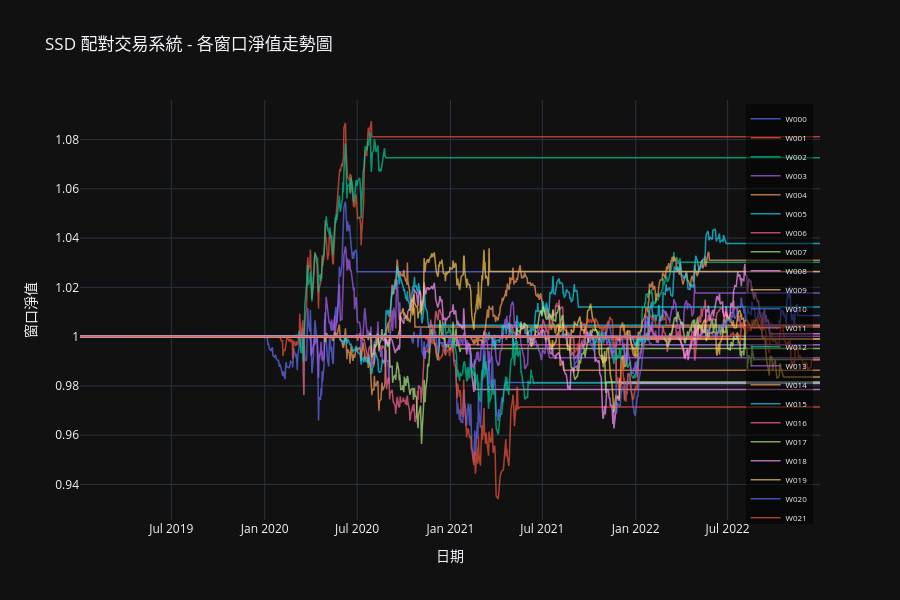

Write notebook code for a chart like this one.
### Markdown cell above
### 【窗口淨值走勢圖】
按交易窗口展示淨值變化，清晰呈現策略在不同滾動窗口期間的表現。

### Code cell
# ===== 窗口淨值走勢圖 =====
print("\n【第 6.2.6 步】繪製窗口淨值走勢圖...")

# 計算每個窗口的累積淨值
window_navs = {}
num_tranches = CAPITAL_TRANCHES
tranche_capital = INITIAL_CAPITAL / num_tranches

for col in pnl_df.columns:
    window_pnl = pnl_df[col]
    # 計算該窗口的累積報酬
    window_returns = window_pnl / tranche_capital
    window_nav = (1 + window_returns).cumprod()
    window_navs[col] = window_nav

# 繪製所有窗口的淨值曲線
fig_window_nav = go.Figure()

# 取顏色顏色列表
import plotly.express as px
colors = px.colors.qualitative.Plotly

for idx, (col, nav_series) in enumerate(window_navs.items()):
    color = colors[idx % len(colors)]
    
    fig_window_nav.add_trace(go.Scatter(
        x=nav_series.index,
        y=nav_series.values,
        mode='lines',
        name=col,
        line=dict(width=1.5),
        opacity=0.7,
        hovertemplate=f'{col}<br>日期: %{{x|%Y-%m-%d}}<br>淨值: %{{y:.4f}}<extra></extra>'
    ))

fig_window_nav.update_layout(
    title='SSD 配對交易系統 - 各窗口淨值走勢圖',
    xaxis_title='日期',
    yaxis_title='窗口淨值',
    height=600,
    template='plotly_dark',
    hovermode='x unified',
    legend=dict(
        orientation='v',
        yanchor='top',
        y=0.99,
        xanchor='right',
        x=0.99,
        bgcolor='rgba(0, 0, 0, 0.5)',
        font=dict(size=8)
    )
)

fig_window_nav.show()

print("✓ 窗口淨值走勢圖已繪製")

# 窗口績效統計表
print("\n【窗口淨值統計】")
window_stats = []

for col, nav_series in window_navs.items():
    # 去除全為 1 的初始值
    active_nav = nav_series[nav_series != 1.0]
    
    if len(active_nav) > 0:
        final_nav = active_nav.iloc[-1]
        max_nav = active_nav.max()
        min_nav = active_nav.min()
        window_return = (final_nav - 1) * 100
        
        window_stats.append({
            '窗口': col,
            '終值': round(final_nav, 4),
            '最高': round(max_nav, 4),
            '最低': round(min_nav, 4),
            '報酬(%)': round(window_return, 2)
        })

window_stats_df = pd.DataFrame(window_stats)
if len(window_stats_df) > 0:
    print(f"共 {len(window_stats_df)} 個窗口")
    print(f"  平均淨值: {window_stats_df['終值'].mean():.4f}")
    print(f"  最佳窗口: {window_stats_df.loc[window_stats_df['報酬(%)'].idxmax(), '窗口']} "
          f"({window_stats_df['報酬(%)'].max():.2f}%)")
    print(f"  最差窗口: {window_stats_df.loc[window_stats_df['報酬(%)'].idxmin(), '窗口']} "
          f"({window_stats_df['報酬(%)'].min():.2f}%)")
    
    # 展示前 10 個窗口
    print("\n【前 10 個窗口績效】")
    display(window_stats_df.head(10).style.format({'終值': '{:.4f}', '最高': '{:.4f}', 
                                                    '最低': '{:.4f}', '報酬(%)': '{:.2f}'}))

print("✓ 窗口績效分析完成")

### Figure 1 — Plotly figure (JSON) as saved in the notebook; plotly's stock layout.template omitted (floating-point values rounded to 4 significant figures; data arrays with more than 128 entries replaced by an {"elided": "..."} marker saying what was removed)
{"data": [{"hovertemplate": "W000<br>日期: %{x|%Y-%m-%d}<br>淨值: %{y:.4f}<extra></extra>", "line": {"width": 1.5}, "mode": "lines", "name": "W000", "opacity": 0.7, "type": "scatter", "x": {"elided": "1008 str values"}, "y": {"elided": "1008 float values"}}, {"hovertemplate": "W001<br>日期: %{x|%Y-%m-%d}<br>淨值: %{y:.4f}<extra></extra>", "line": {"width": 1.5}, "mode": "lines", "name": "W001", "opacity": 0.7, "type": "scatter", "x": {"elided": "1008 str values"}, "y": {"elided": "1008 float values"}}, {"hovertemplate": "W002<br>日期: %{x|%Y-%m-%d}<br>淨值: %{y:.4f}<extra></extra>", "line": {"width": 1.5}, "mode": "lines", "name": "W002", "opacity": 0.7, "type": "scatter", "x": {"elided": "1008 str values"}, "y": {"elided": "1008 float values"}}, {"hovertemplate": "W003<br>日期: %{x|%Y-%m-%d}<br>淨值: %{y:.4f}<extra></extra>", "line": {"width": 1.5}, "mode": "lines", "name": "W003", "opacity": 0.7, "type": "scatter", "x": {"elided": "1008 str values"}, "y": {"elided": "1008 float values"}}, {"hovertemplate": "W004<br>日期: %{x|%Y-%m-%d}<br>淨值: %{y:.4f}<extra></extra>", "line": {"width": 1.5}, "mode": "lines", "name": "W004", "opacity": 0.7, "type": "scatter", "x": {"elided": "1008 str values"}, "y": {"elided": "1008 float values"}}, {"hovertemplate": "W005<br>日期: %{x|%Y-%m-%d}<br>淨值: %{y:.4f}<extra></extra>", "line": {"width": 1.5}, "mode": "lines", "name": "W005", "opacity": 0.7, "type": "scatter", "x": {"elided": "1008 str values"}, "y": {"elided": "1008 float values"}}, {"hovertemplate": "W006<br>日期: %{x|%Y-%m-%d}<br>淨值: %{y:.4f}<extra></extra>", "line": {"width": 1.5}, "mode": "lines", "name": "W006", "opacity": 0.7, "type": "scatter", "x": {"elided": "1008 str values"}, "y": {"elided": "1008 float values"}}, {"hovertemplate": "W007<br>日期: %{x|%Y-%m-%d}<br>淨值: %{y:.4f}<extra></extra>", "line": {"width": 1.5}, "mode": "lines", "name": "W007", "opacity": 0.7, "type": "scatter", "x": {"elided": "1008 str values"}, "y": {"elided": "1008 float values"}}, {"hovertemplate": "W008<br>日期: %{x|%Y-%m-%d}<br>淨值: %{y:.4f}<extra></extra>", "line": {"width": 1.5}, "mode": "lines", "name": "W008", "opacity": 0.7, "type": "scatter", "x": {"elided": "1008 str values"}, "y": {"elided": "1008 float values"}}, {"hovertemplate": "W009<br>日期: %{x|%Y-%m-%d}<br>淨值: %{y:.4f}<extra></extra>", "line": {"width": 1.5}, "mode": "lines", "name": "W009", "opacity": 0.7, "type": "scatter", "x": {"elided": "1008 str values"}, "y": {"elided": "1008 float values"}}, {"hovertemplate": "W010<br>日期: %{x|%Y-%m-%d}<br>淨值: %{y:.4f}<extra></extra>", "line": {"width": 1.5}, "mode": "lines", "name": "W010", "opacity": 0.7, "type": "scatter", "x": {"elided": "1008 str values"}, "y": {"elided": "1008 float values"}}, {"hovertemplate": "W011<br>日期: %{x|%Y-%m-%d}<br>淨值: %{y:.4f}<extra></extra>", "line": {"width": 1.5}, "mode": "lines", "name": "W011", "opacity": 0.7, "type": "scatter", "x": {"elided": "1008 str values"}, "y": {"elided": "1008 float values"}}, {"hovertemplate": "W012<br>日期: %{x|%Y-%m-%d}<br>淨值: %{y:.4f}<extra></extra>", "line": {"width": 1.5}, "mode": "lines", "name": "W012", "opacity": 0.7, "type": "scatter", "x": {"elided": "1008 str values"}, "y": {"elided": "1008 float values"}}, {"hovertemplate": "W013<br>日期: %{x|%Y-%m-%d}<br>淨值: %{y:.4f}<extra></extra>", "line": {"width": 1.5}, "mode": "lines", "name": "W013", "opacity": 0.7, "type": "scatter", "x": {"elided": "1008 str values"}, "y": {"elided": "1008 float values"}}, {"hovertemplate": "W014<br>日期: %{x|%Y-%m-%d}<br>淨值: %{y:.4f}<extra></extra>", "line": {"width": 1.5}, "mode": "lines", "name": "W014", "opacity": 0.7, "type": "scatter", "x": {"elided": "1008 str values"}, "y": {"elided": "1008 float values"}}, {"hovertemplate": "W015<br>日期: %{x|%Y-%m-%d}<br>淨值: %{y:.4f}<extra></extra>", "line": {"width": 1.5}, "mode": "lines", "name": "W015", "opacity": 0.7, "type": "scatter", "x": {"elided": "1008 str values"}, "y": {"elided": "1008 float values"}}, {"hovertemplate": "W016<br>日期: %{x|%Y-%m-%d}<br>淨值: %{y:.4f}<extra></extra>", "line": {"width": 1.5}, "mode": "lines", "name": "W016", "opacity": 0.7, "type": "scatter", "x": {"elided": "1008 str values"}, "y": {"elided": "1008 float values"}}, {"hovertemplate": "W017<br>日期: %{x|%Y-%m-%d}<br>淨值: %{y:.4f}<extra></extra>", "line": {"width": 1.5}, "mode": "lines", "name": "W017", "opacity": 0.7, "type": "scatter", "x": {"elided": "1008 str values"}, "y": {"elided": "1008 float values"}}, {"hovertemplate": "W018<br>日期: %{x|%Y-%m-%d}<br>淨值: %{y:.4f}<extra></extra>", "line": {"width": 1.5}, "mode": "lines", "name": "W018", "opacity": 0.7, "type": "scatter", "x": {"elided": "1008 str values"}, "y": {"elided": "1008 float values"}}, {"hovertemplate": "W019<br>日期: %{x|%Y-%m-%d}<br>淨值: %{y:.4f}<extra></extra>", "line": {"width": 1.5}, "mode": "lines", "name": "W019", "opacity": 0.7, "type": "scatter", "x": {"elided": "1008 str values"}, "y": {"elided": "1008 float values"}}, {"hovertemplate": "W020<br>日期: %{x|%Y-%m-%d}<br>淨值: %{y:.4f}<extra></extra>", "line": {"width": 1.5}, "mode": "lines", "name": "W020", "opacity": 0.7, "type": "scatter", "x": {"elided": "1008 str values"}, "y": {"elided": "1008 float values"}}, {"hovertemplate": "W021<br>日期: %{x|%Y-%m-%d}<br>淨值: %{y:.4f}<extra></extra>", "line": {"width": 1.5}, "mode": "lines", "name": "W021", "opacity": 0.7, "type": "scatter", "x": {"elided": "1008 str values"}, "y": {"elided": "1008 float values"}}, {"hovertemplate": "W022<br>日期: %{x|%Y-%m-%d}<br>淨值: %{y:.4f}<extra></extra>", "line": {"width": 1.5}, "mode": "lines", "name": "W022", "opacity": 0.7, "type": "scatter", "x": {"elided": "1008 str values"}, "y": {"elided": "1008 float values"}}, {"hovertemplate": "W023<br>日期: %{x|%Y-%m-%d}<br>淨值: %{y:.4f}<extra></extra>", "line": {"width": 1.5}, "mode": "lines", "name": "W023", "opacity": 0.7, "type": "scatter", "x": {"elided": "1008 str values"}, "y": {"elided": "1008 float values"}}, {"hovertemplate": "W024<br>日期: %{x|%Y-%m-%d}<br>淨值: %{y:.4f}<extra></extra>", "line": {"width": 1.5}, "mode": "lines", "name": "W024", "opacity": 0.7, "type": "scatter", "x": {"elided": "1008 str values"}, "y": {"elided": "1008 float values"}}, {"hovertemplate": "W025<br>日期: %{x|%Y-%m-%d}<br>淨值: %{y:.4f}<extra></extra>", "line": {"width": 1.5}, "mode": "lines", "name": "W025", "opacity": 0.7, "type": "scatter", "x": {"elided": "1008 str values"}, "y": {"elided": "1008 float values"}}, {"hovertemplate": "W026<br>日期: %{x|%Y-%m-%d}<br>淨值: %{y:.4f}<extra></extra>", "line": {"width": 1.5}, "mode": "lines", "name": "W026", "opacity": 0.7, "type": "scatter", "x": {"elided": "1008 str values"}, "y": {"elided": "1008 float values"}}, {"hovertemplate": "W027<br>日期: %{x|%Y-%m-%d}<br>淨值: %{y:.4f}<extra></extra>", "line": {"width": 1.5}, "mode": "lines", "name": "W027", "opacity": 0.7, "type": "scatter", "x": {"elided": "1008 str values"}, "y": {"elided": "1008 float values"}}, {"hovertemplate": "W028<br>日期: %{x|%Y-%m-%d}<br>淨值: %{y:.4f}<extra></extra>", "line": {"width": 1.5}, "mode": "lines", "name": "W028", "opacity": 0.7, "type": "scatter", "x": {"elided": "1008 str values"}, "y": {"elided": "1008 float values"}}, {"hovertemplate": "W029<br>日期: %{x|%Y-%m-%d}<br>淨值: %{y:.4f}<extra></extra>", "line": {"width": 1.5}, "mode": "lines", "name": "W029", "opacity": 0.7, "type": "scatter", "x": {"elided": "1008 str values"}, "y": {"elided": "1008 float values"}}, {"hovertemplate": "W030<br>日期: %{x|%Y-%m-%d}<br>淨值: %{y:.4f}<extra></extra>", "line": {"width": 1.5}, "mode": "lines", "name": "W030", "opacity": 0.7, "type": "scatter", "x": {"elided": "1008 str values"}, "y": {"elided": "1008 float values"}}, {"hovertemplate": "W031<br>日期: %{x|%Y-%m-%d}<br>淨值: %{y:.4f}<extra></extra>", "line": {"width": 1.5}, "mode": "lines", "name": "W031", "opacity": 0.7, "type": "scatter", "x": {"elided": "1008 str values"}, "y": {"elided": "1008 float values"}}], "layout": {"height": 600, "hovermode": "x unified", "legend": {"bgcolor": "rgba(0, 0, 0, 0.5)", "font": {"size": 8}, "orientation": "v", "x": 0.99, "xanchor": "right", "y": 0.99, "yanchor": "top"}, "title": {"text": "SSD 配對交易系統 - 各窗口淨值走勢圖"}, "xaxis": {"title": {"text": "日期"}}, "yaxis": {"title": {"text": "窗口淨值"}}}}
